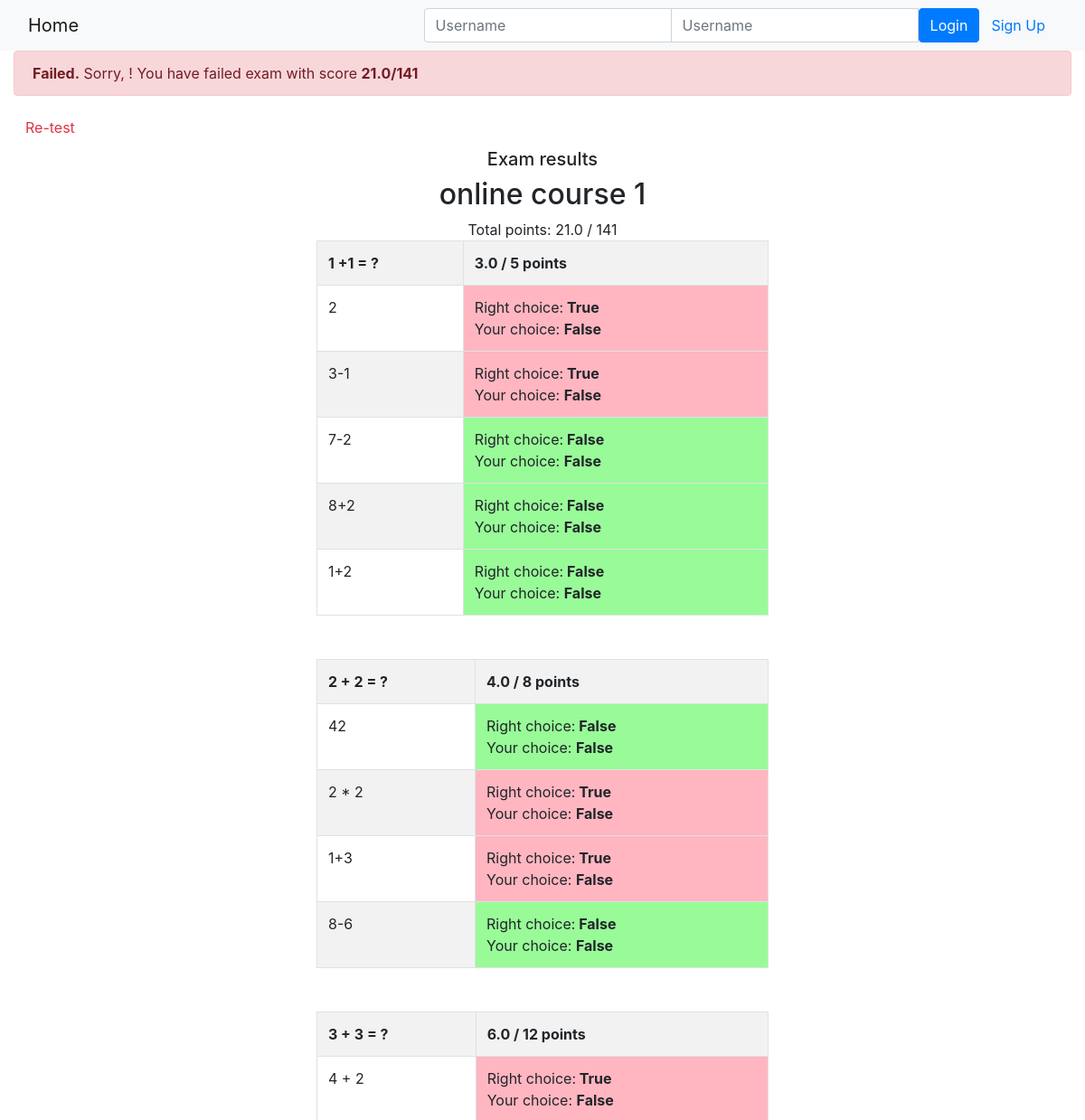
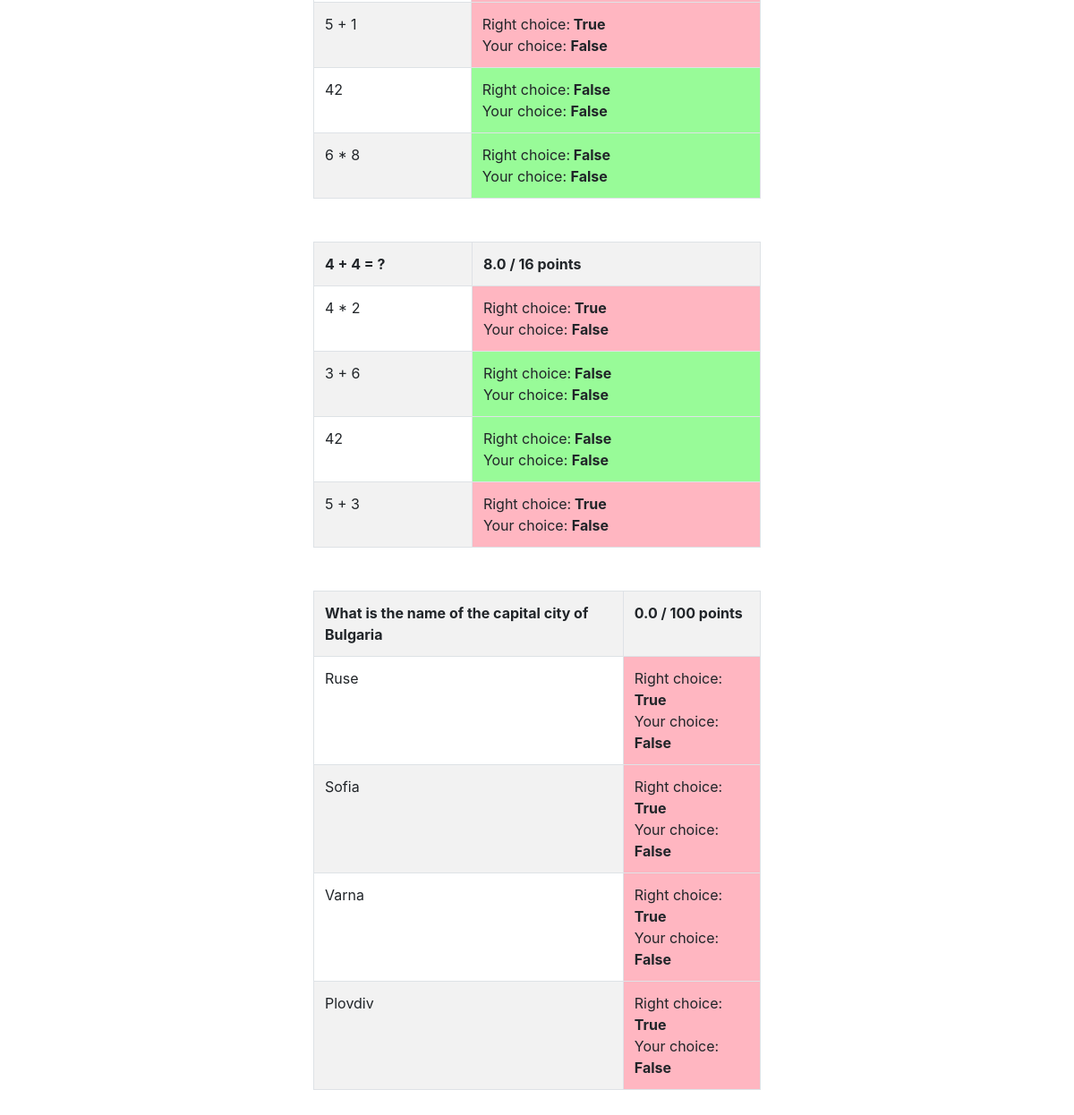
The app's page /onlinecourse/1/show_exam_result/submission/1/result/ with its own data (2 pictures, top to bottom).
### onlinecourse/models.py (models this page shows, shortened)
class Course(models.Model):
    name = models.CharField(null=False, max_length=30, default='online course')
    image = models.ImageField(upload_to='course_images/')
    description = models.CharField(max_length=1000)
    pub_date = models.DateField(null=True)
    instructors = models.ManyToManyField(Instructor)
    users = models.ManyToManyField(settings.AUTH_USER_MODEL, through='Enrollment')
    total_enrollment = models.IntegerField(default=0)
    is_enrolled = False

class Question(models.Model):
    lesson_id = models.ForeignKey(Course, on_delete=models.CASCADE)
    question_text = models.CharField(max_length=1000)
    grade = models.IntegerField(default=0)

class Choice(models.Model):
    question_id = models.ForeignKey(Question, on_delete=models.CASCADE)
    chioce_text = models.CharField(max_length=1000)
    is_correct = models.BooleanField(default=0)

### onlinecourse/views.py (the view)
# urls.py: path('<int:course_id>/show_exam_result/submission/<int:submission_id>/result/', views.show_exam_result, name='show_exam_result'),
def show_exam_result(request, course_id, submission_id):
    course  =  get_object_or_404(Course, pk=course_id)
    submission =      get_object_or_404(Submission, pk=submission_id)
    total =  0
    total_user =  0
    q_results = {}
    c_submits = {}
    c_results = {}
    for q in course.question_set.all():
        q_total = 0;
        q_total_user = 0;
        for c in q.choice_set.all():
            q_total += 1
            temp_right = c.is_correct
            count =  submission.chocies.filter(id = c.id).count()
            temp_user  = count > 0
            c_submits[c.id] = temp_user
            c_results[c.id] = temp_user == temp_right
            if temp_user == temp_right:
                q_total_user += 1
        q_results[q.id] =  q.grade*(q_total_user / q_total)
        total += q.grade
        total_user  += q_results[q.id]
    context  = {}
    context["course"]  =  course
    context["submission"]  =  submission
    context["total"]  =  total
    context["total_user"]  =  total_user
    context["q_results"]  =  q_results
    context["c_submits"]  =  c_submits
    context["c_results"]  =  c_results
    context["grade"]  =  int((total_user/total)*100)
    return render(request, 'onlinecourse/exam_result_bootstrap.html', context)

### onlinecourse/templates/onlinecourse/exam_result_bootstrap.html (shortened to what this page needs)
<!DOCTYPE html>
<html lang="en">
<head>
    {% load static %}
    <link rel="stylesheet" href="https://maxcdn.bootstrapcdn.com/bootstrap/4.5.2/css/bootstrap.min.css">
</head>
<body>
 <nav class="navbar navbar-light bg-light">
    <div class="container-fluid">
        <div class="navbar-header">
              <a class="navbar-brand" href="{% url 'onlinecourse:index' %}">Home</a>
        </div>
        <ul class="nav navbar-nav navbar-right">
            {% if user.is_authenticated %}
            <li>
                <a class="btn btn-link" href="#">{{ user.first_name }}({{ user.username }})</a>
                <a class="btn btn-link" href="{% url 'onlinecourse:logout' %}">Logout</a>
            </li>
            {% else %}
            <li>
                <form class="form-inline" action="{% url 'onlinecourse:login' %}" method="post">
                    <div class="input-group">
                        <input type="text" class="form-control" placeholder="Username" name="username" >
                        <input type="password" class="form-control" placeholder="Username" name="psw" >
                        <button class="btn btn-primary" type="submit">Login</button>
                        <a class="btn btn-link" href="{% url 'onlinecourse:registration' %}">Sign Up</a>
                    </div>
                </form>
            </li>
            {% endif %}
        </ul>
    </div>
</nav>
<div class="container-fluid">
    {% if grade > 80 %}
    <div class="alert alert-success">
        <b>Congratulations, {{ user.username }}!</b>   You have passed the exam and compleeted thhe course with score <b>{{ total_user}}/{{ total }}</b></b>
    </div>
        {% else %}
        <div class="alert alert-danger">
            <b>Failed.</b> Sorry, {{ user.username }}! You have failed exam with score <b>{{ total_user}}/{{ total }}</b></b>
        </div>
        <a class="btn btn-link text-danger" href="{% url 'onlinecourse:course_details' course.id %}">Re-test</a>
        {% endif %}
        <div class="card-columns-vertical mt-1"  style='width:800px; margin:auto'>
            <center>
        <h5 class="">Exam results</h5>
            <h2>{{ course.name }}  </h2>
            Total points: {{ total_user }} / {{ total }}
        </center>
            {% for  question in course.question_set.all %}
            <table class='table table-bordered table-striped' style='width:500px; margin:auto'>
                       <tr>
                           <th colspan="1">
                           {{ question.question_text }} </th>
                        <th>
                        {% for key, value in q_results.items %}
                                {% if question.id == key %}
                                    {{ value }}
                                {% endif %}
                            {% endfor %}
                        / {{ question.grade }} points   </th>
                        </tr>
                       {% for choice in question.choice_set.all %}
                       <tr >
                           <td>{{ choice.chioce_text }}  </td>
                           <td
                           style='background-color:{% for key, value in c_results.items %}
                                    {% if choice.id == key %}
                                    {% if value == True %}
                                    palegreen
                                    {% else %}
                                    lightpink
                                 {% endif %}
                                        {% endif %}
                                {% endfor %}'
                           >Right choice:<b> {{ choice.is_correct}} </b>
                          <br> Your choice: <b>
                            {% for key, value0 in c_submits.items %}
                                    {% if choice.id == key %}
                                        {{ value0 }}
                                    {% endif %}
                                {% endfor %}
                                </b>
                           <br>
                           </td>
                    </tr>
                {% endfor %}
            </table>    <BR></BR>
            {% endfor %}
        </div>
    </div>
</body>
</html>

### records on screen
Course: name "online course 1"
Question: question_text "1 +1 = ?", q_results "3.0", grade "5"
Choice: chioce_text "2", is_correct "True", c_submits "False"
Choice: chioce_text "3-1", is_correct "True", c_submits "False"
Choice: chioce_text "7-2", is_correct "False", c_submits "False"
Choice: chioce_text "8+2", is_correct "False", c_submits "False"
Choice: chioce_text "1+2", is_correct "False", c_submits "False"
Question: question_text "2 + 2 = ?", q_results "4.0", grade "8"
Choice: chioce_text "42", is_correct "False", c_submits "False"
Choice: chioce_text "2 * 2", is_correct "True", c_submits "False"
Choice: chioce_text "1+3", is_correct "True", c_submits "False"
Choice: chioce_text "8-6", is_correct "False", c_submits "False"
Question: question_text "3 + 3 = ?", q_results "6.0", grade "12"
Choice: chioce_text "4 + 2", is_correct "True", c_submits "False"
Choice: chioce_text "5 + 1", is_correct "True", c_submits "False"
Choice: chioce_text "42", is_correct "False", c_submits "False"
Choice: chioce_text "6 * 8", is_correct "False", c_submits "False"
Question: question_text "4 + 4 = ?", q_results "8.0", grade "16"
Choice: chioce_text "4 * 2", is_correct "True", c_submits "False"
Choice: chioce_text "3 + 6", is_correct "False", c_submits "False"
Choice: chioce_text "42", is_correct "False", c_submits "False"
Choice: chioce_text "5 + 3", is_correct "True", c_submits "False"
Question: question_text "What is the name of the capital city of Bulgaria", q_results "0.0", grade "100"
Choice: chioce_text "Ruse", is_correct "True", c_submits "False"
Choice: chioce_text "Sofia", is_correct "True", c_submits "False"
Choice: chioce_text "Varna", is_correct "True", c_submits "False"
Choice: chioce_text "Plovdiv", is_correct "True", c_submits "False"

### other values on screen
{{ total_user }} "21.0"
{{ total }} "141"
